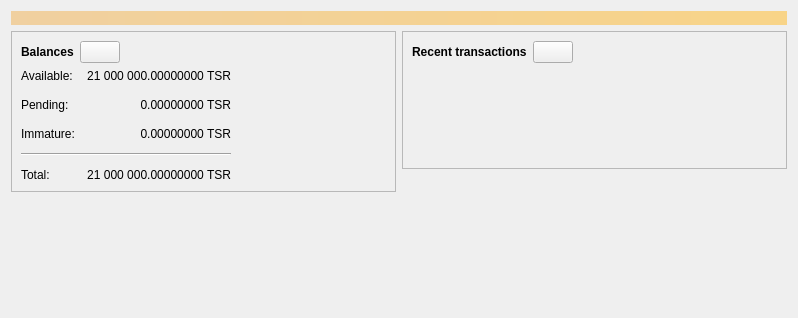
<?xml version="1.0" encoding="UTF-8"?>
<ui version="4.0">
 <class>OverviewPage</class>
 <widget class="QWidget" name="OverviewPage">
  <property name="geometry">
   <rect>
    <x>0</x>
    <y>0</y>
    <width>798</width>
    <height>318</height>
   </rect>
  </property>
  <property name="windowTitle">
   <string>Form</string>
  </property>
  <layout class="QVBoxLayout" name="topLayout">
   <item>
    <widget class="QLabel" name="labelAlerts">
     <property name="visible">
      <bool>false</bool>
     </property>
     <property name="styleSheet">
      <string notr="true">QLabel { background-color: qlineargradient(x1: 0, y1: 0, x2: 1, y2: 0, stop:0 #F0D0A0, stop:1 #F8D488); color:#000000; }</string>
     </property>
     <property name="wordWrap">
      <bool>true</bool>
     </property>
     <property name="margin">
      <number>3</number>
     </property>
     <property name="textInteractionFlags">
      <set>Qt::TextSelectableByMouse</set>
     </property>
    </widget>
   </item>
   <item>
    <layout class="QHBoxLayout" name="horizontalLayout" stretch="1,1">
     <item>
      <layout class="QVBoxLayout" name="verticalLayout_2">
       <item>
        <widget class="QFrame" name="frame">
         <property name="frameShape">
          <enum>QFrame::StyledPanel</enum>
         </property>
         <property name="frameShadow">
          <enum>QFrame::Raised</enum>
         </property>
         <layout class="QVBoxLayout" name="verticalLayout_4">
          <item>
           <layout class="QHBoxLayout" name="horizontalLayout_4">
            <item>
             <widget class="QLabel" name="label_5">
              <property name="font">
               <font>
                <weight>75</weight>
                <bold>true</bold>
               </font>
              </property>
              <property name="text">
               <string>Balances</string>
              </property>
             </widget>
            </item>
            <item>
             <widget class="QPushButton" name="labelWalletStatus">
              <property name="enabled">
               <bool>true</bool>
              </property>
              <property name="maximumSize">
               <size>
                <width>45</width>
                <height>16777215</height>
               </size>
              </property>
              <property name="toolTip">
               <string>The displayed information may be out of date. Your wallet automatically synchronizes with the Tesser network after a connection is established, but this process has not completed yet.</string>
              </property>
              <property name="text">
               <string/>
              </property>
              <property name="icon">
               <iconset resource="../bitcoin.qrc">
                <normaloff>:/icons/warning</normaloff>
                <disabledoff>:/icons/warning</disabledoff>:/icons/warning</iconset>
              </property>
              <property name="iconSize">
               <size>
                <width>24</width>
                <height>24</height>
               </size>
              </property>
             </widget>
            </item>
            <item>
             <spacer name="horizontalSpacer_3">
              <property name="orientation">
               <enum>Qt::Horizontal</enum>
              </property>
              <property name="sizeHint" stdset="0">
               <size>
                <width>40</width>
                <height>20</height>
               </size>
              </property>
             </spacer>
            </item>
           </layout>
          </item>
          <item>
           <layout class="QGridLayout" name="gridLayout">
            <property name="spacing">
             <number>12</number>
            </property>
            <item row="1" column="1">
             <widget class="QLabel" name="labelUnconfirmed">
              <property name="cursor">
               <cursorShape>IBeamCursor</cursorShape>
              </property>
              <property name="toolTip">
               <string>Total of transactions that have yet to be confirmed, and do not yet count toward the spendable balance</string>
              </property>
              <property name="text">
               <string notr="true">0.00000000 TSR</string>
              </property>
              <property name="alignment">
               <set>Qt::AlignRight|Qt::AlignTrailing|Qt::AlignVCenter</set>
              </property>
              <property name="textInteractionFlags">
               <set>Qt::LinksAccessibleByMouse|Qt::TextSelectableByKeyboard|Qt::TextSelectableByMouse</set>
              </property>
             </widget>
            </item>
            <item row="3" column="0" colspan="2">
             <widget class="Line" name="line">
              <property name="orientation">
               <enum>Qt::Horizontal</enum>
              </property>
             </widget>
            </item>
            <item row="4" column="0">
             <widget class="QLabel" name="labelTotalText">
              <property name="text">
               <string>Total:</string>
              </property>
             </widget>
            </item>
            <item row="2" column="1">
             <widget class="QLabel" name="labelImmature">
              <property name="cursor">
               <cursorShape>IBeamCursor</cursorShape>
              </property>
              <property name="toolTip">
               <string>Mined balance that has not yet matured</string>
              </property>
              <property name="text">
               <string notr="true">0.00000000 TSR</string>
              </property>
              <property name="alignment">
               <set>Qt::AlignRight|Qt::AlignTrailing|Qt::AlignVCenter</set>
              </property>
              <property name="textInteractionFlags">
               <set>Qt::LinksAccessibleByMouse|Qt::TextSelectableByKeyboard|Qt::TextSelectableByMouse</set>
              </property>
             </widget>
            </item>
            <item row="1" column="2">
             <spacer name="horizontalSpacer_2">
              <property name="orientation">
               <enum>Qt::Horizontal</enum>
              </property>
              <property name="sizeHint" stdset="0">
               <size>
                <width>40</width>
                <height>20</height>
               </size>
              </property>
             </spacer>
            </item>
            <item row="2" column="0">
             <widget class="QLabel" name="labelImmatureText">
              <property name="text">
               <string>Immature:</string>
              </property>
             </widget>
            </item>
            <item row="4" column="1">
             <widget class="QLabel" name="labelTotal">
              <property name="cursor">
               <cursorShape>IBeamCursor</cursorShape>
              </property>
              <property name="toolTip">
               <string>Your current total balance</string>
              </property>
              <property name="text">
               <string notr="true">21 000 000.00000000 TSR</string>
              </property>
              <property name="alignment">
               <set>Qt::AlignRight|Qt::AlignTrailing|Qt::AlignVCenter</set>
              </property>
              <property name="textInteractionFlags">
               <set>Qt::LinksAccessibleByMouse|Qt::TextSelectableByKeyboard|Qt::TextSelectableByMouse</set>
              </property>
             </widget>
            </item>
            <item row="0" column="0">
             <widget class="QLabel" name="labelBalanceText">
              <property name="text">
               <string>Available:</string>
              </property>
             </widget>
            </item>
            <item row="0" column="1">
             <widget class="QLabel" name="labelBalance">
              <property name="cursor">
               <cursorShape>IBeamCursor</cursorShape>
              </property>
              <property name="toolTip">
               <string>Your current spendable balance</string>
              </property>
              <property name="text">
               <string notr="true">21 000 000.00000000 TSR</string>
              </property>
              <property name="alignment">
               <set>Qt::AlignRight|Qt::AlignTrailing|Qt::AlignVCenter</set>
              </property>
              <property name="textInteractionFlags">
               <set>Qt::LinksAccessibleByMouse|Qt::TextSelectableByKeyboard|Qt::TextSelectableByMouse</set>
              </property>
             </widget>
            </item>
            <item row="1" column="0">
             <widget class="QLabel" name="labelPendingText">
              <property name="text">
               <string>Pending:</string>
              </property>
             </widget>
            </item>
           </layout>
          </item>
         </layout>
        </widget>
       </item>
       <item>
        <spacer name="verticalSpacer">
         <property name="orientation">
          <enum>Qt::Vertical</enum>
         </property>
         <property name="sizeHint" stdset="0">
          <size>
           <width>20</width>
           <height>40</height>
          </size>
         </property>
        </spacer>
       </item>
      </layout>
     </item>
     <item>
      <layout class="QVBoxLayout" name="verticalLayout_3">
       <item>
        <widget class="QFrame" name="frame_2">
         <property name="frameShape">
          <enum>QFrame::StyledPanel</enum>
         </property>
         <property name="frameShadow">
          <enum>QFrame::Raised</enum>
         </property>
         <layout class="QVBoxLayout" name="verticalLayout">
          <item>
           <layout class="QHBoxLayout" name="horizontalLayout_2">
            <item>
             <widget class="QLabel" name="label_4">
              <property name="font">
               <font>
                <weight>75</weight>
                <bold>true</bold>
               </font>
              </property>
              <property name="text">
               <string>Recent transactions</string>
              </property>
             </widget>
            </item>
            <item>
             <widget class="QPushButton" name="labelTransactionsStatus">
              <property name="enabled">
               <bool>true</bool>
              </property>
              <property name="maximumSize">
               <size>
                <width>45</width>
                <height>16777215</height>
               </size>
              </property>
              <property name="toolTip">
               <string>The displayed information may be out of date. Your wallet automatically synchronizes with the Tesser network after a connection is established, but this process has not completed yet.</string>
              </property>
              <property name="text">
               <string/>
              </property>
              <property name="icon">
               <iconset resource="../bitcoin.qrc">
                <normaloff>:/icons/warning</normaloff>
                <disabledoff>:/icons/warning</disabledoff>:/icons/warning</iconset>
              </property>
              <property name="iconSize">
               <size>
                <width>24</width>
                <height>24</height>
               </size>
              </property>
             </widget>
            </item>
            <item>
             <spacer name="horizontalSpacer">
              <property name="orientation">
               <enum>Qt::Horizontal</enum>
              </property>
              <property name="sizeHint" stdset="0">
               <size>
                <width>40</width>
                <height>20</height>
               </size>
              </property>
             </spacer>
            </item>
           </layout>
          </item>
          <item>
           <widget class="TransactionOverviewWidget" name="listTransactions">
            <property name="styleSheet">
             <string notr="true">QListView { background: transparent; }</string>
            </property>
            <property name="frameShape">
             <enum>QFrame::NoFrame</enum>
            </property>
            <property name="verticalScrollBarPolicy">
             <enum>Qt::ScrollBarAlwaysOff</enum>
            </property>
            <property name="horizontalScrollBarPolicy">
             <enum>Qt::ScrollBarAlwaysOff</enum>
            </property>
            <property name="sizeAdjustPolicy">
             <enum>QAbstractScrollArea::AdjustToContents</enum>
            </property>
            <property name="selectionMode">
             <enum>QAbstractItemView::NoSelection</enum>
            </property>
            <property name="uniformItemSizes">
             <bool>true</bool>
            </property>
           </widget>
          </item>
         </layout>
        </widget>
       </item>
       <item>
        <spacer name="verticalSpacer_2">
         <property name="orientation">
          <enum>Qt::Vertical</enum>
         </property>
         <property name="sizeHint" stdset="0">
          <size>
           <width>20</width>
           <height>40</height>
          </size>
         </property>
        </spacer>
       </item>
      </layout>
     </item>
    </layout>
   </item>
  </layout>
 </widget>
 <customwidgets>
  <customwidget>
   <class>TransactionOverviewWidget</class>
   <extends>QListView</extends>
   <header>qt/transactionoverviewwidget.h</header>
  </customwidget>
 </customwidgets>
 <resources/>
 <connections/>
</ui>
